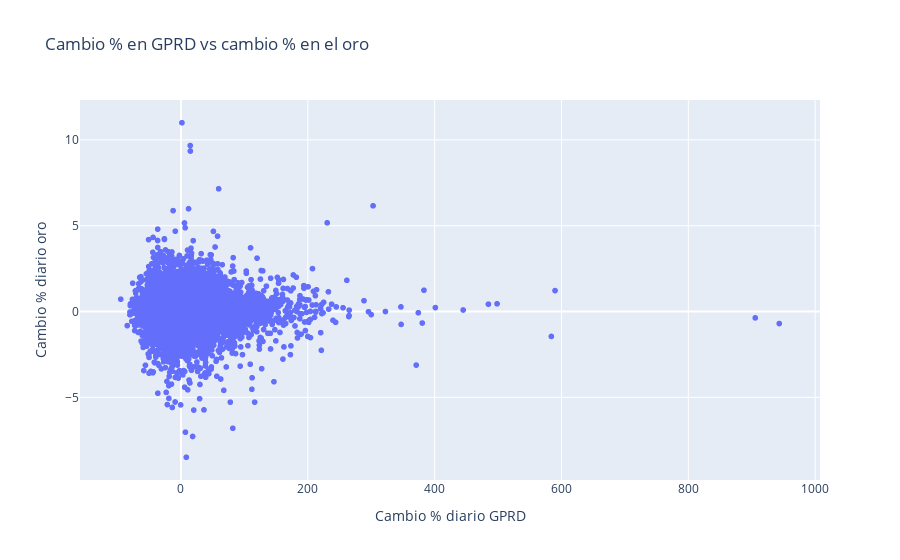

The notebook cell saved with this chart:
### Code cell
fig = px.scatter(
    df,
    x='gprd_pct_change',      # cambio % en el índice
    y='gold_change_%',        # cambio % en el oro
    title='Cambio % en GPRD vs cambio % en el oro',
    labels={
        'gprd_pct_change': 'Cambio % diario GPRD',
        'gold_change_%': 'Cambio % diario oro'
    }
)
fig.show()

### Figure 1 — Plotly figure (JSON) as saved in the notebook; plotly's stock layout.template omitted (floating-point values rounded to 4 significant figures; data arrays with more than 128 entries replaced by an {"elided": "..."} marker saying what was removed)
{"data": [{"hovertemplate": "Cambio % diario GPRD=%{x}<br>Cambio % diario oro=%{y}<extra></extra>", "legendgroup": "", "marker": {"color": "#636efa", "symbol": "circle"}, "mode": "markers", "name": "", "showlegend": false, "type": "scattergl", "x": {"elided": "10571 float values"}, "xaxis": "x", "y": {"elided": "10571 float values"}, "yaxis": "y"}], "layout": {"legend": {"tracegroupgap": 0}, "title": {"text": "Cambio % en GPRD vs cambio % en el oro"}, "xaxis": {"anchor": "y", "domain": [0, 1], "title": {"text": "Cambio % diario GPRD"}}, "yaxis": {"anchor": "x", "domain": [0, 1], "title": {"text": "Cambio % diario oro"}}}}
